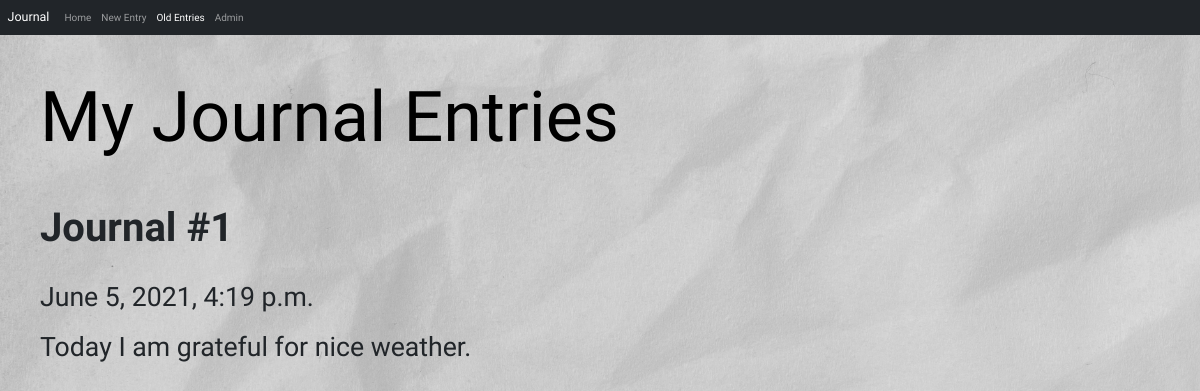
Before: /old_entries/ (signed in) with the older database file.
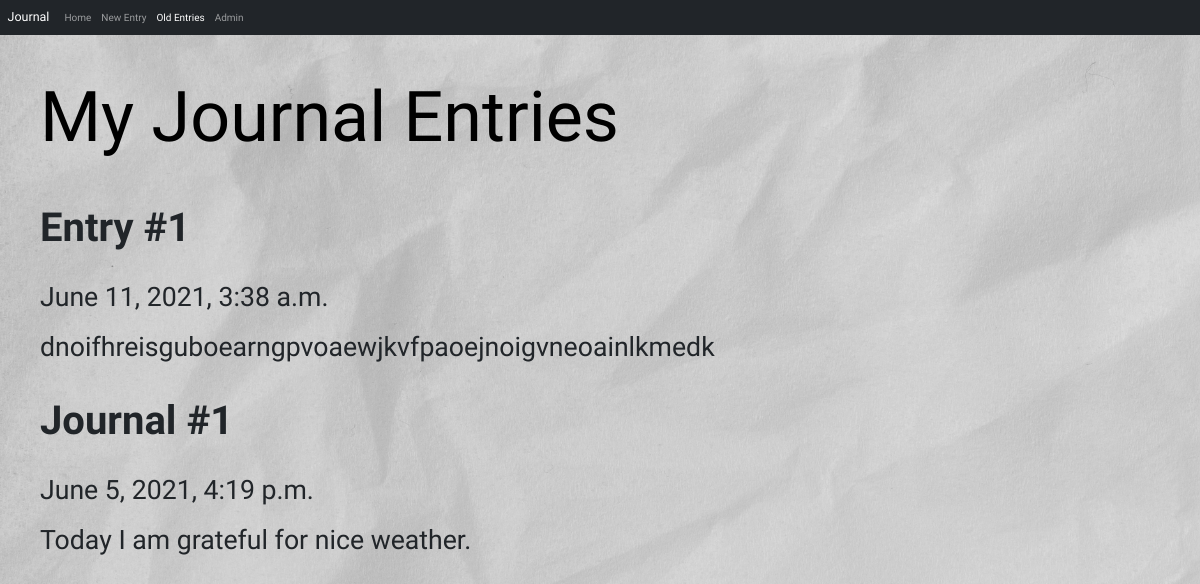
After: the same page with the newer database file.
### entries/models.py (models this page shows, shortened)
class Entry(models.Model):
    title = models.CharField(max_length=100, default='')
    date_posted = models.DateTimeField(auto_now_add = True)
    text = models.TextField(blank = False)
    class Meta:
        verbose_name_plural = 'entries'

### entries/views.py (the view)
# urls.py: path('old_entries/', views.old_entries, name="old_entries"),
@login_required
def old_entries(request):
    entries = Entry.objects.order_by('-date_posted')
    context = {'entries' : entries,
        'page_heading':'My Journal Entries'}
    return render(request, 'entries/old_entries.html', context)

### entries/templates/entries/old_entries.html
{% extends 'base.html' %}
{% block content %}
    <div class="header-container">
    <h1>{{ page_heading }}</h1>
    </div>
    {% for entry in entries %}
        <h4 class="old-entry-title">
            <strong>{{ entry.title }}</strong>
        </h4>
        <div class="old-entry-container">
            <p>{{ entry.date_posted }}</p>
            <p>{{ entry.text }}</p>
        </div>
    {% endfor %}
{% endblock %}

### entries/templates/base.html (shortened to what this page needs)
{% load static %}
<!DOCTYPE html>
<html lang="en">
<head>
    <link href="https://cdn.jsdelivr.net/npm/bootstrap@5.0.1/dist/css/bootstrap.min.css" rel="stylesheet">
    <link rel="stylesheet" type="text/css" href="{% static 'base/css/style.css' %}">
</head>
<body>
    <nav class="navbar navbar-expand-sm navbar-dark bg-dark">
        <div class="container-fluid">
          <a class="navbar-brand" href="#">Journal</a>
          <div class="collapse navbar-collapse" id="navbarNavAltMarkup">
            <div class="navbar-nav">
                <a class="nav-link {% if request.resolver_match.view_name == 'index' %}active{% endif %}" aria-current="page" href="{% url 'index' %}">Home</a>
                <a class="nav-link {% if request.resolver_match.view_name == 'new_entry' %}active{% endif %}" href="{% url 'new_entry' %}">New Entry</a>
                <a class="nav-link {% if request.resolver_match.view_name == 'old_entries' %}active{% endif %}" href="{% url 'old_entries' %}">Old Entries</a>
                <a class="nav-link {% if request.resolver_match.view_name == 'admin:index' %}active{% endif %}" href="{% url 'admin:index' %}">Admin</a>
            </div>
          </div>
        </div>
      </nav>
    {% block content %}{% endblock %}
</body>
</html>

### entries/static/base/css/style.css (style rules this page uses)
html { box-sizing: border-box; font-size: 10px; }
*, *:before, *:after { margin: 0; padding: 0; box-sizing: inherit; }
h1, h4 { font-family: 'Lobster Two', cursive; padding: 20px 20px 20px 40px; }
h1 { margin-top: 20px; font-size: 7rem; text-decoration: none; color: black; }
h4 { font-size: 4rem; text-decoration: none; margin-bottom: 5px; }
a { text-decoration: none; }
body { font-family: 'Source Sans Pro', sans-serif; background: url(../img/marjan-blan-paper-unsplash.jpg) no-repeat top center fixed; background-size: 100% auto; }
.old-entry-container { margin-left: 40px; font-size: 20pt; }

Changed rows visible on the page:
added Entry: title "Entry #1", date_posted "June 11, 2021, 3:38 a.m.", text "dnoifhreisguboearngpvoaewjkvfpaoejnoigvneoainlkmedk"
